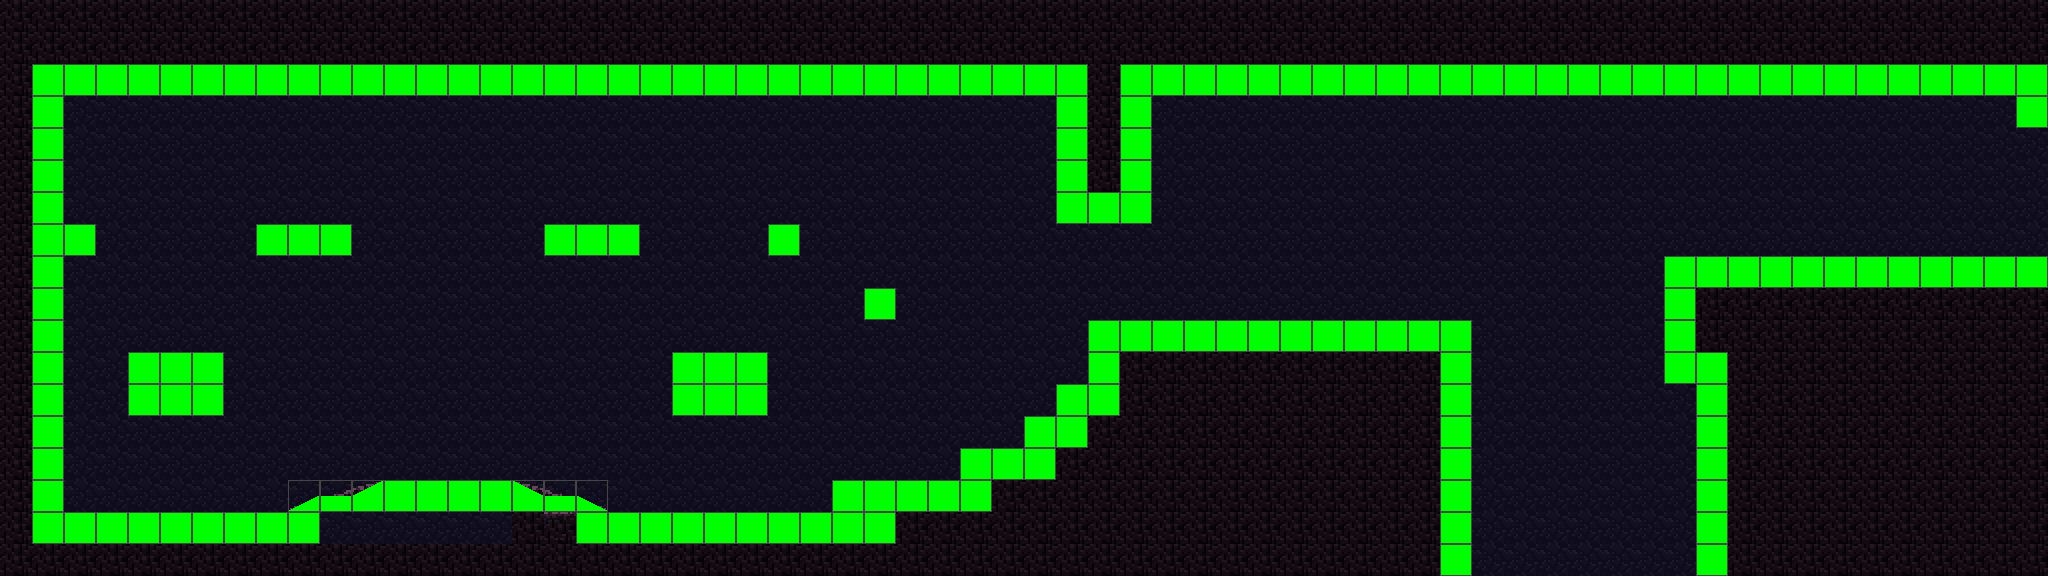

Rendered tile map (Tiled .tmx) drawn with the repository's tilesets; below, a short description and the map source with its tile grids summarised:
An orthogonal 64x18 tile map with 32x32 px tiles, 5 tile layers (bg3, bg2, bg, fg, ...), 3 tilesets and 20 objects (2x entrance, 2x zone, 2x hive, boss, spider, ...).

<map version="1.2" tiledversion="1.3.1" orientation="orthogonal" renderorder="right-down" compressionlevel="0" width="64" height="18" tilewidth="32" tileheight="32" infinite="0" nextlayerid="34" nextobjectid="87">
 <tileset firstgid="1" name="32Tileset" tilewidth="32" tileheight="32" spacing="2" tilecount="851" columns="37">
  <image source="../assets/world/oldTileset32.png" width="1280" height="800" />
 </tileset>
 <tileset firstgid="852" name="collision" tilewidth="32" tileheight="32" tilecount="36" columns="6">
  <image source="map_collision.png" width="192" height="192" />
  <tile id="0">
   <properties>
    <property name="collides" type="bool" value="true" />
   </properties>
   <objectgroup draworder="index">
    <object id="1" x="0" y="0" width="32" height="32" />
   </objectgroup>
  </tile>
  <tile id="1">
   <properties>
    <property name="collides" type="bool" value="true" />
   </properties>
   <objectgroup draworder="index">
    <object id="1" x="0" y="32">
     <polygon points="0,0 32,-32 32,0" />
    </object>
   </objectgroup>
  </tile>
  <tile id="2">
   <properties>
    <property name="collides" type="bool" value="true" />
   </properties>
   <objectgroup draworder="index">
    <object id="1" x="0" y="0">
     <polygon points="0,0 32,32 0,32" />
    </object>
   </objectgroup>
  </tile>
  <tile id="3">
   <properties>
    <property name="collides" type="bool" value="true" />
   </properties>
   <objectgroup draworder="index">
    <object id="1" x="0" y="32">
     <polygon points="0,0 32,0 32,-16" />
    </object>
   </objectgroup>
  </tile>
  <tile id="4">
   <properties>
    <property name="collides" type="bool" value="true" />
   </properties>
  </tile>
  <tile id="5">
   <properties>
    <property name="collides" type="bool" value="true" />
   </properties>
  </tile>
  <tile id="6">
   <properties>
    <property name="collides" type="bool" value="true" />
   </properties>
   <objectgroup draworder="index">
    <object id="1" x="0" y="32">
     <polygon points="0,0 32,0 32,0 0,-16" />
    </object>
   </objectgroup>
  </tile>
  <tile id="7">
   <properties>
    <property name="collides" type="bool" value="true" />
   </properties>
   <objectgroup draworder="index">
    <object id="1" x="18.4348" y="21.0435" width="0.0434783" />
    <object id="4" x="13.087" y="20" />
   </objectgroup>
  </tile>
  <tile id="8">
   <properties>
    <property name="collides" type="bool" value="true" />
   </properties>
  </tile>
  <tile id="9">
   <properties>
    <property name="collides" type="bool" value="true" />
   </properties>
  </tile>
  <tile id="10">
   <properties>
    <property name="collides" type="bool" value="true" />
   </properties>
  </tile>
  <tile id="11">
   <properties>
    <property name="collides" type="bool" value="true" />
   </properties>
  </tile>
  <tile id="12">
   <properties>
    <property name="collides" type="bool" value="true" />
   </properties>
   <objectgroup draworder="index">
    <object id="1" x="32" y="0">
     <polygon points="0,0 0,32 -32,32 -31.9961,15.9805" />
    </object>
   </objectgroup>
  </tile>
  <tile id="13">
   <properties>
    <property name="collides" type="bool" value="true" />
   </properties>
   <objectgroup draworder="index">
    <object id="1" x="0" y="0">
     <polygon points="0,0 32.0071,16.2025 32,32 0,32" />
    </object>
   </objectgroup>
  </tile>
  <tile id="14">
   <properties>
    <property name="collides" type="bool" value="true" />
   </properties>
  </tile>
  <tile id="15">
   <properties>
    <property name="collides" type="bool" value="true" />
   </properties>
  </tile>
  <tile id="16">
   <properties>
    <property name="collides" type="bool" value="true" />
   </properties>
  </tile>
  <tile id="17">
   <properties>
    <property name="collides" type="bool" value="true" />
   </properties>
  </tile>
  <tile id="18">
   <properties>
    <property name="collides" type="bool" value="true" />
   </properties>
  </tile>
  <tile id="19">
   <properties>
    <property name="collides" type="bool" value="true" />
   </properties>
  </tile>
  <tile id="20">
   <properties>
    <property name="collides" type="bool" value="true" />
   </properties>
  </tile>
  <tile id="21">
   <properties>
    <property name="collides" type="bool" value="true" />
   </properties>
  </tile>
  <tile id="22">
   <properties>
    <property name="collides" type="bool" value="true" />
   </properties>
  </tile>
  <tile id="23">
   <properties>
    <property name="collides" type="bool" value="true" />
   </properties>
  </tile>
  <tile id="24">
   <properties>
    <property name="collides" type="bool" value="true" />
   </properties>
  </tile>
  <tile id="25">
   <properties>
    <property name="collides" type="bool" value="true" />
   </properties>
  </tile>
  <tile id="26">
   <properties>
    <property name="collides" type="bool" value="true" />
   </properties>
  </tile>
  <tile id="27">
   <properties>
    <property name="collides" type="bool" value="true" />
   </properties>
  </tile>
  <tile id="28">
   <properties>
    <property name="collides" type="bool" value="true" />
   </properties>
  </tile>
  <tile id="29">
   <properties>
    <property name="collides" type="bool" value="true" />
   </properties>
  </tile>
 </tileset>
 <tileset firstgid="888" name="32Castle" tilewidth="32" tileheight="32" tilecount="225" columns="15" backgroundcolor="#000000">
  <image source="tile_castle_grey.png" width="480" height="480" />
 </tileset>
 <layer id="29" name="bg3" width="64" height="18">
  <data>[1152 cells, 1152 non-empty, 1 distinct tile ids]</data>
 </layer>
 <layer id="30" name="bg2" width="64" height="18">
  <data>[1152 cells, 0 non-empty, 0 distinct tile ids]</data>
 </layer>
 <layer id="31" name="bg" width="64" height="18">
  <data>[1152 cells, 0 non-empty, 0 distinct tile ids]</data>
 </layer>
 <layer id="32" name="fg" width="64" height="18">
  <data>[1152 cells, 549 non-empty, 12 distinct tile ids]</data>
 </layer>
 <layer id="33" name="collision" width="64" height="18">
  <data>[1152 cells, 189 non-empty, 6 distinct tile ids]</data>
 </layer>
 <objectgroup id="23" name="npcs" />
 <objectgroup id="2" name="enemies">
  <object id="81" name="SpiderHive" type="boss" x="384" y="352" width="128" height="128">
   <properties>
    <property name="aBehav" value="boss" />
    <property name="bossIndex" type="int" value="0" />
    <property name="enemyClass" value="boss" />
    <property name="enemyType" value="spiderhive" />
    <property name="pBehav" value="boss" />
    <property name="weapon" type="int" value="0" />
   </properties>
  </object>
  <object id="82" name="spider" type="spider" x="288" y="160" width="32" height="32">
   <properties>
    <property name="aBehav" value="jump" />
    <property name="enemyClass" value="spider" />
    <property name="enemyType" value="spiderhive" />
    <property name="pBehav" value="idle" />
    <property name="weapon" type="int" value="16" />
   </properties>
  </object>
 </objectgroup>
 <objectgroup id="3" name="spawns" />
 <objectgroup id="8" name="exit">
  <object id="10" name="east1" type="exit" x="2032" y="160" width="16" height="96">
   <properties>
    <property name="targetExit" value="west2" />
    <property name="targetMap" value="map4" />
   </properties>
  </object>
  <object id="68" name="east1" type="entrance" x="1984" y="192" width="32" height="32" />
  <object id="78" name="west1" type="entrance" x="576" y="160" width="32" height="32" />
 </objectgroup>
 <objectgroup id="10" name="triggers">
  <!-- 4 objects omitted --></objectgroup>
 <objectgroup id="9" name="objects">
  <!-- 2 objects omitted --></objectgroup>
 <objectgroup id="12" name="hulls" />
</map>
<!-- 6 of 20 objects omitted -->
